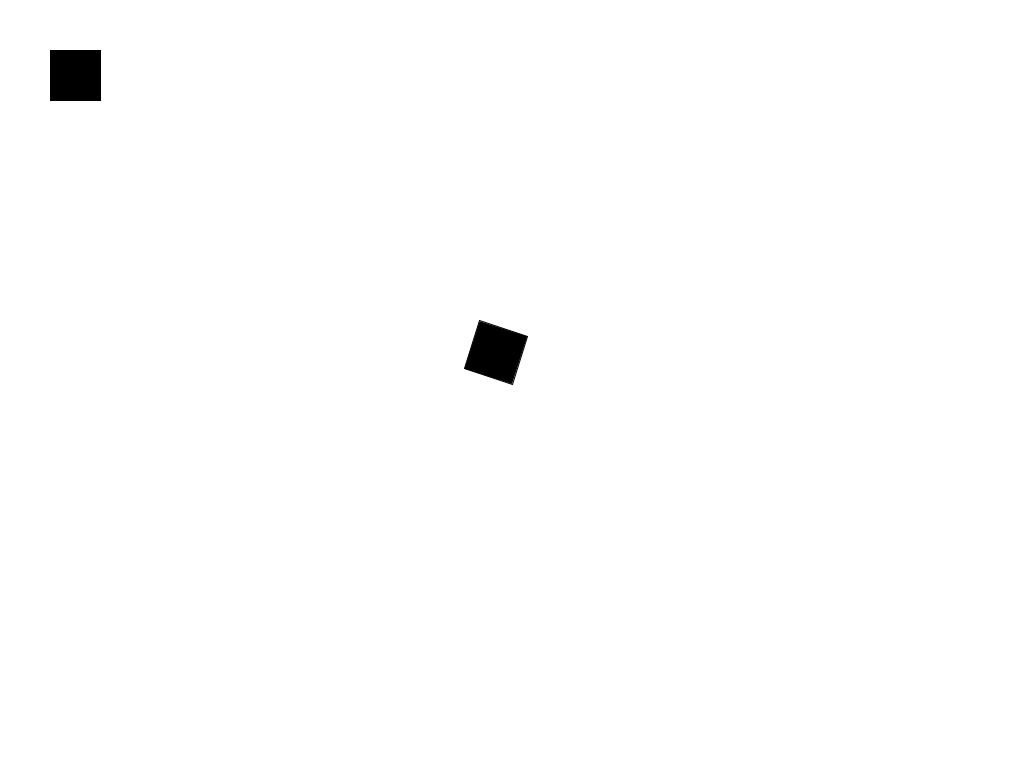
Frame 1 (no input)
Frame 60 (the mouse pressed at the canvas centre just before this capture): identical to frame 1, image omitted
Frame 120 (the mouse held since frame 60 and released just before this capture): identical to frame 1, image omitted

The Processing sketch that drew this single still picture (run headless with seeded random() and noise(); from frame 60 on, the mouse is pressed at the canvas centre):

// Processing sketch: Animation_7_Translate_Rotate
// ── Animation_7_Translate_Rotate.pde
/*------------------------------------------------- 
 Translate and Rotate ::
 */

//-------------------------------------------------
void setup() {
  size(1024, 768);
}

//-------------------------------------------------
void update() {
}

//-------------------------------------------------
void draw() {
  background(255);
  fill(0);

  pushMatrix();
    translate(width*0.5, height*0.5);
    rotate(60);
    rect(0, 0, 50, 50);
  popMatrix();

  rect(50, 50, 50, 50);
}
